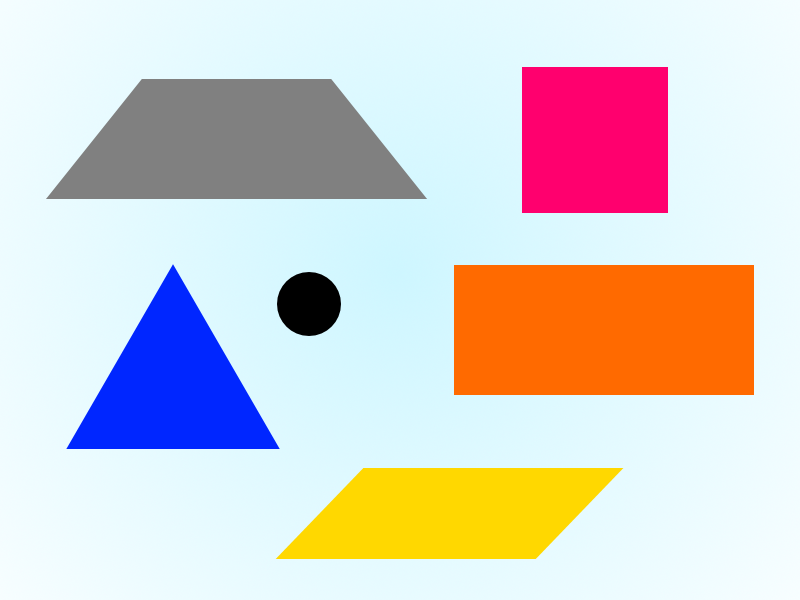
%> input picture img/5.png, 800 x 600 px
$ octave script.m   (GNU Octave 9; MATLAB toolbox functions it lacks are replaced by stand-ins)
%> lines starting %> are read from the running program, lines starting %| are printed output that depends on the picture; in (x1, y1, x2, y2) boxes, pixels count from 0 and x2, y2 are one past the last pixel; in counts of white or black regions, pixels touching at a corner belong together; the program's own positions count from 1
clc; % Clear the command window.
close all; % Close all figures (except those of imtool.)
imtool close all; % Close all imtool figures.
clear; % Erase all existing variables.
debugDisplay = 0;

%% Read image
originalImage = imread('img/5.png');
%> originalImage is the input picture: size 600x800x3 uint8; mean R, G, B 215.2, 206.6, 204.5
if debugDisplay == 1
  figure;
  imshow(originalImage);
  title('Original color Image');
end

%% Convert to grey
grayImage = rgb2gray(originalImage);
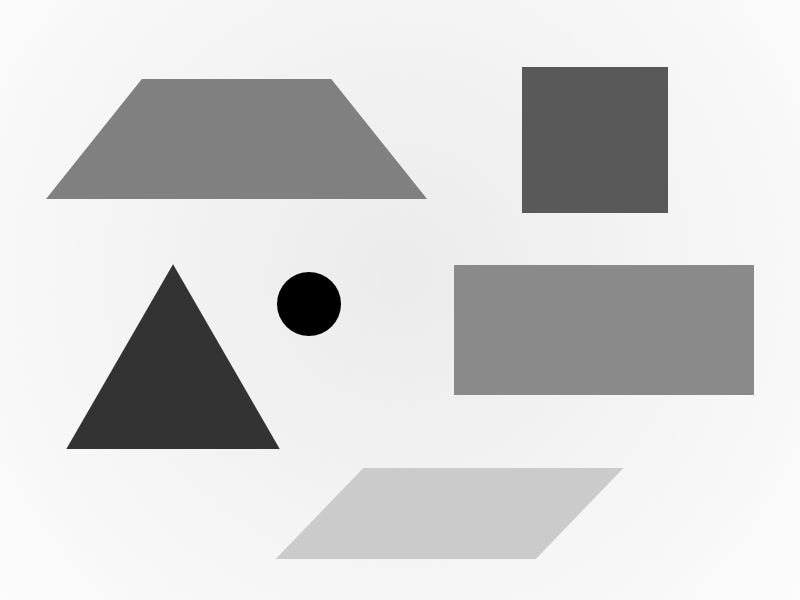
%> grayImage: size 600x800 uint8; min 0, max 252, mean 208.9
if debugDisplay == 1
  figure;
  imshow(grayImage);
  title('Converted to gray scale');
end

%% Binarize image
binarizedImage = imbinarize(grayImage, 0.9);
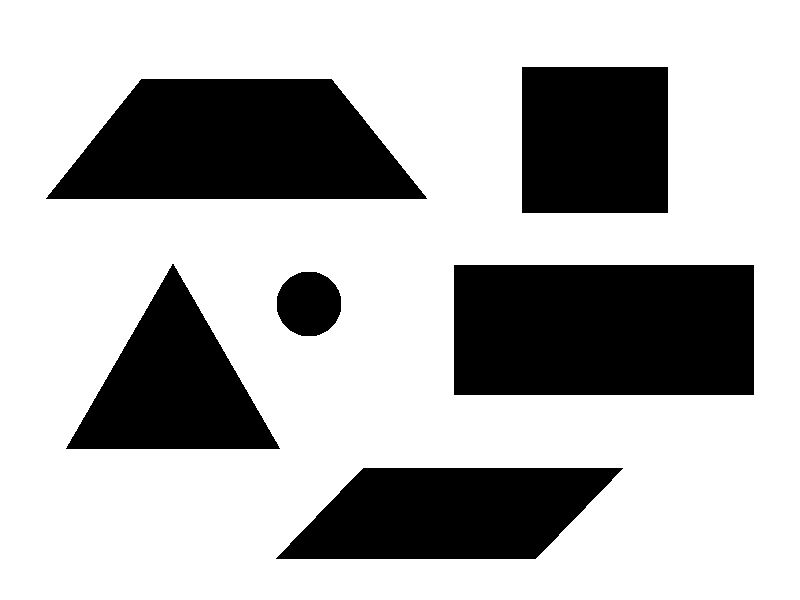
%> binarizedImage: size 600x800 logical; 70.5% white; 6 black regions
if debugDisplay == 1
  figure;
  imshow(binarizedImage);
  title('Converted to binary image');
end

%% Detect closed regions
[B, L] = bwboundaries(~ binarizedImage, 'noholes');
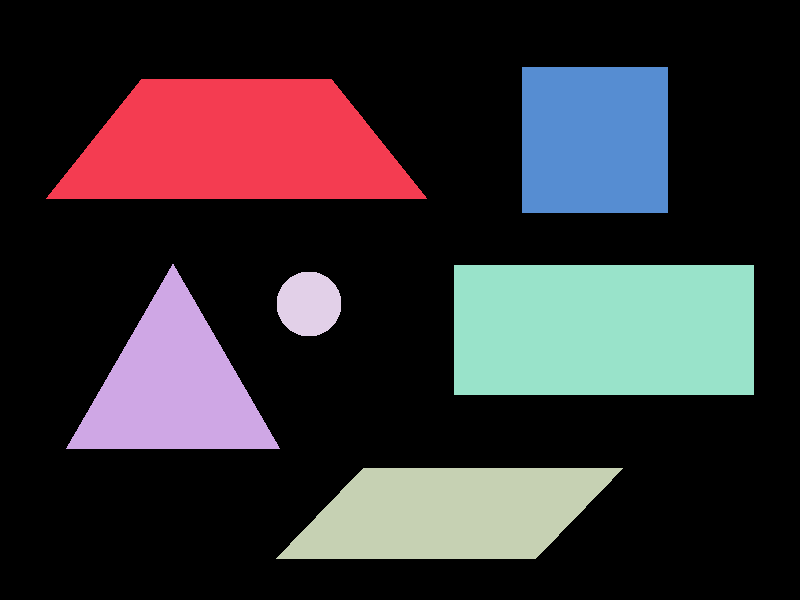
%> L: size 600x800 double; 7 distinct labels, from 0 to 6; one colour per label, 0 black
%> B = 6 boundaries; box (x1, y1, x2, y2) and points: (454, 265, 754, 395) 857, (46, 79, 427, 199) 809, (276, 468, 623, 559) 699, (66, 264, 280, 449) 583, (522, 67, 668, 213) 581, (277, 272, 341, 336) 181
if debugDisplay == 1
  figure;
  imshow(originalImage);
  hold on
  for k = 1:length(B)
    boundary = B{k};
    plot(boundary(:, 2), boundary(:, 1), 'red', 'LineWidth', 2)
  end
  title('Detected boundries of regions');
end

%% Get properties of detected regions
STATS = regionprops(L, 'Area', 'Centroid', 'Perimeter', 'Extent', 'BoundingBox');
%> STATS = 6 regions; largest, box (x1, y1, x2, y2), Area, Centroid, Extent and Perimeter: (454, 265, 754, 395) 39000 [604.5 330.5] 1 838.5, (46, 79, 427, 199) 34336 [237.1 146.2] 0.751 863.7, (276, 468, 623, 559) 23691 [450 514] 0.75 756.7, (522, 67, 668, 213) 21316 [595.5 140.5] 1 568
numberOfShapes = length(STATS);
%> numberOfShapes = 6

%% Calculate metric for each shape
for i = 1 : numberOfShapes
  STATS(i).Metric = 4 * 3.14 * STATS(i).Area / (STATS(i).Perimeter * STATS(i).Perimeter);
end
%> this loop made 6 passes
%> after the loop, STATS = 6 regions; largest, box (x1, y1, x2, y2), Area, Centroid, Extent, Perimeter and Metric: (454, 265, 754, 395) 39000 [604.5 330.5] 1 838.5 0.697, (46, 79, 427, 199) 34336 [237.1 146.2] 0.751 863.7 0.578, (276, 468, 623, 559) 23691 [450 514] 0.75 756.7 0.52, (522, 67, 668, 213) 21316 [595.5 140.5] 1 568 0.83

%% Analyze each figure properties
for i = 1 : numberOfShapes
  if (abs(STATS(i).BoundingBox(3) - STATS(i).BoundingBox(4)) < 0.1)
    if (abs(STATS(i).Extent) > 0.95)
      STATS(i).Shape = 'Square';
    elseif ((abs(STATS(i).Extent) > 0.70) && (abs(STATS(i).Metric) > 0.95))
      STATS(i).Shape = 'Circle';
    elseif ((abs(STATS(i).Extent) > 0.70) && (abs(STATS(i).Metric) > 0.70))
      STATS(i).Shape = 'Rhombus';
    else
      STATS(i).Shape = 'Triangle';
    end
  elseif (abs(STATS(i).BoundingBox(3) - STATS(i).BoundingBox(4)) > 0.1)
    if (abs(STATS(i).Extent) > 0.95)
      STATS(i).Shape = 'Rectangle';
    elseif ((abs(STATS(i).Extent) > 0.78) && (abs(STATS(i).Metric) > 0.64))
      STATS(i).Shape = 'Ellipsis';
    elseif (abs(STATS(i).Extent) < 0.6) && (0.65 > abs(STATS(i).Metric) && (abs(STATS(i).Metric) > 0.40))
      STATS(i).Shape = 'Triangle';
    elseif (abs(STATS(i).Metric) > 0.70)
      STATS(i).Shape = 'Rhombus';
    else
      STATS(i).Shape = 'Other2';
    end
  else
    STATS(i).Shape = 'Other1';
  end
end

%% Prepare results figure
figure;
imshow(originalImage),
title('Results');
hold on;

%% Display name of each shape
for i = 1 : numberOfShapes
  txtOffset = 25;
  txt = STATS(i).Shape;
  switch STATS(i).Shape
    case {'Rectangle', 'Rhombus'}
      txtOffset = 35;
    case {'Ellipsis', 'Triangle'}
      txtOffset = 30;
  end
  centroid = STATS(i).Centroid;
  t = text(centroid(1) - txtOffset, centroid(2), txt);
  t.Color = 'white';
  t.FontSize = 10;
  rectangle(...
    'Position', ...
    [STATS(i).BoundingBox(1) ...
    STATS(i).BoundingBox(2) ...
    STATS(i).BoundingBox(3) ...
    STATS(i).BoundingBox(4)], ...
    'EdgeColor', 'blue', ...
    'LineStyle', '--', ...
    'LineWidth', 1 ...
    );
end
%> this loop made 6 passes
%> (txtOffset, txt, centroid) on passes 1 to 6: (25, 'Other2', [237.1 146.2]), (30, 'Triangle', [173.6 387.6]), (25, 'Other2', [450 514]), (25, 'Circle', [309.5 304.5]), (35, 'Rectangle', [604.5 330.5]), (25, 'Square', [595.5 140.5])
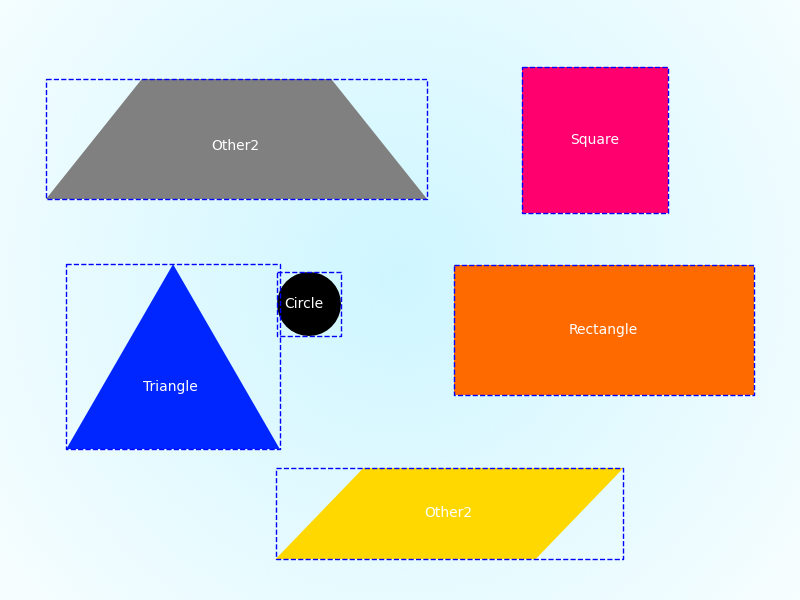
%> figure redrawn from the program's plot data; its title reads 'Results'

$ run again, with img/1.png copied over img/5.png
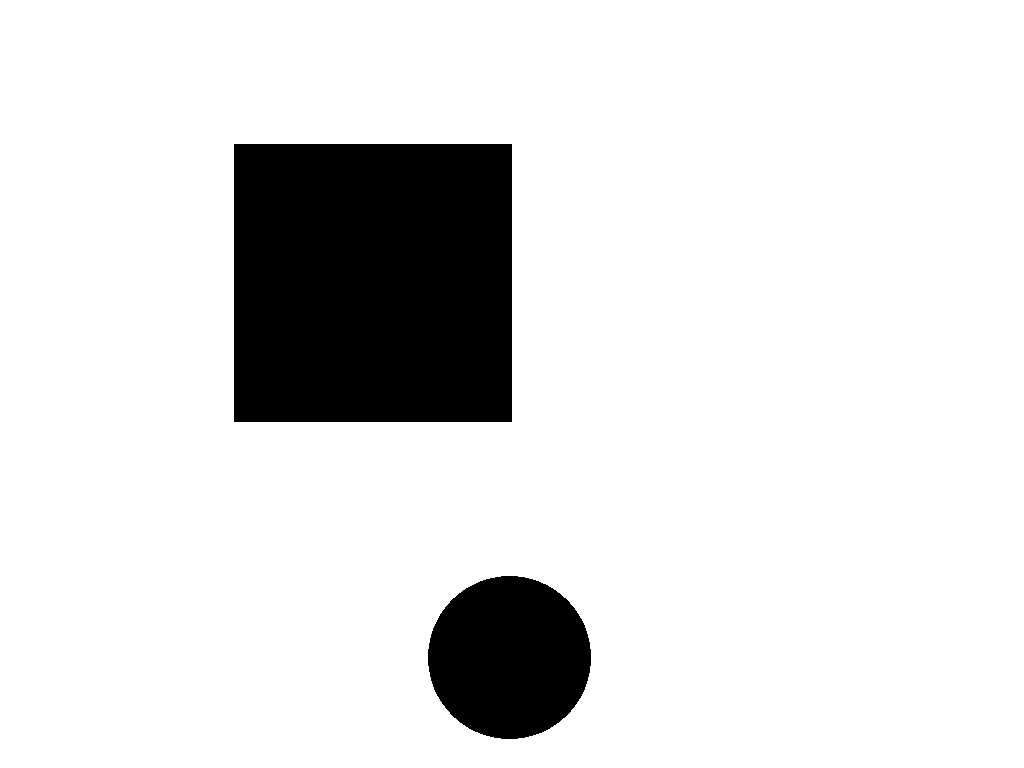
%> input picture img/1.png, 1024 x 768 px
%> originalImage is the input picture: size 768x1024x3 uint8; 87.5% white; 2 black regions, box (x1, y1, x2, y2) and area: (234, 144, 512, 422) 77284, (428, 576, 591, 739) 20847
%> binarizedImage: size 768x1024 logical; 87.5% white; 2 black regions
%> `[B, L] = bwboundaries(~ binarizedImage, 'noholes');`:
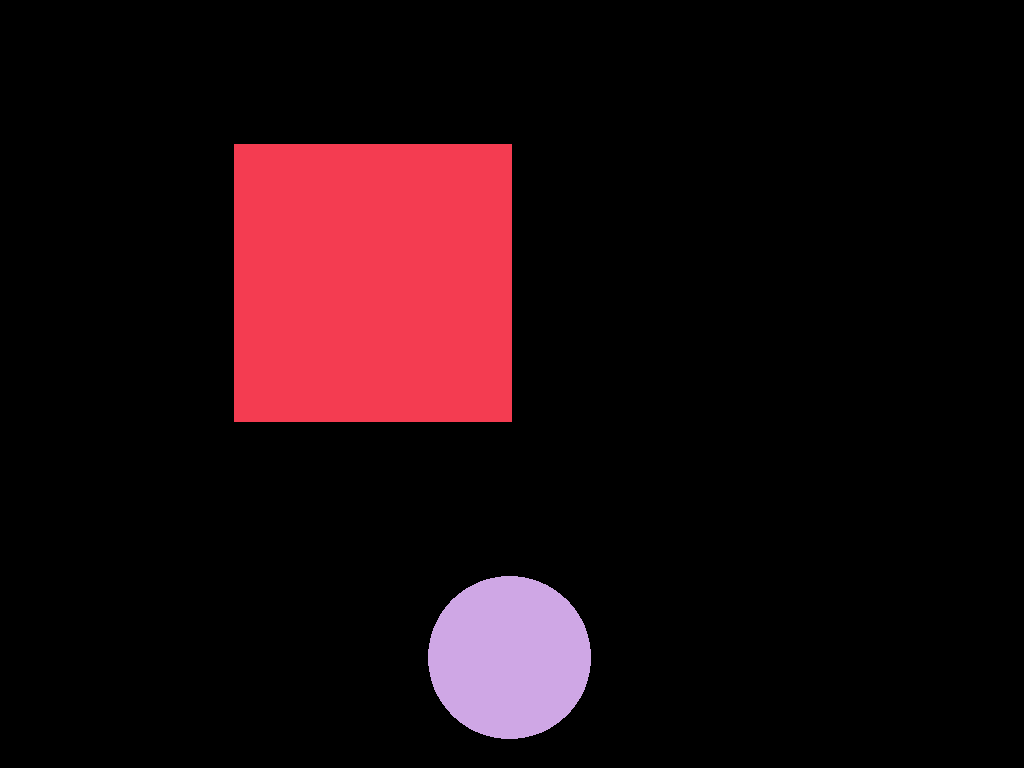
%> L: size 768x1024 double; 3 distinct labels, from 0 to 2; one colour per label, 0 black
%> B = 2 boundaries; box (x1, y1, x2, y2) and points: (234, 144, 512, 422) 1109, (428, 576, 591, 739) 461
%> `STATS = regionprops(L, 'Area', 'Centroid', 'Perimeter', 'Extent', 'Bou..`: STATS = 2 regions; box (x1, y1, x2, y2), Area, Centroid, Extent and Perimeter: (234, 144, 512, 422) 77284 [373.5 283.5] 1 1085.5, (428, 576, 591, 739) 20847 [510 658.1] 0.785 509.4
%> numberOfShapes = 2
%> the loop `for i = 1 : numberOfShapes` made 2 passes
%> after the loop `for i = 1 : numberOfShapes`: STATS = 2 regions; box (x1, y1, x2, y2), Area, Centroid, Extent, Perimeter and Metric: (234, 144, 512, 422) 77284 [373.5 283.5] 1 1085.5 0.824, (428, 576, 591, 739) 20847 [510 658.1] 0.785 509.4 1.01
%> the loop `for i = 1 : numberOfShapes` made 2 passes
%> (txtOffset, txt, centroid) on passes 1 to 2: (25, 'Square', [373.5 283.5]), (25, 'Circle', [510 658.1])
%> after the loop `for i = 1 : numberOfShapes`:
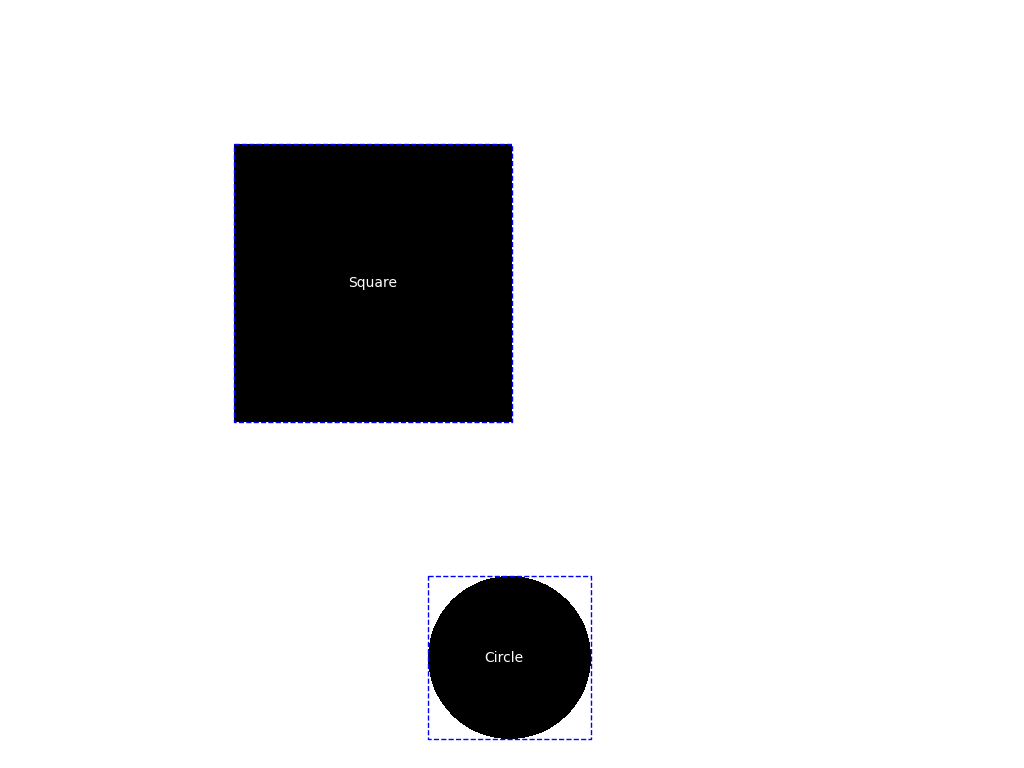
%> figure redrawn from the program's plot data; its title reads 'Results'

$ run again, with img/2.png copied over img/5.png
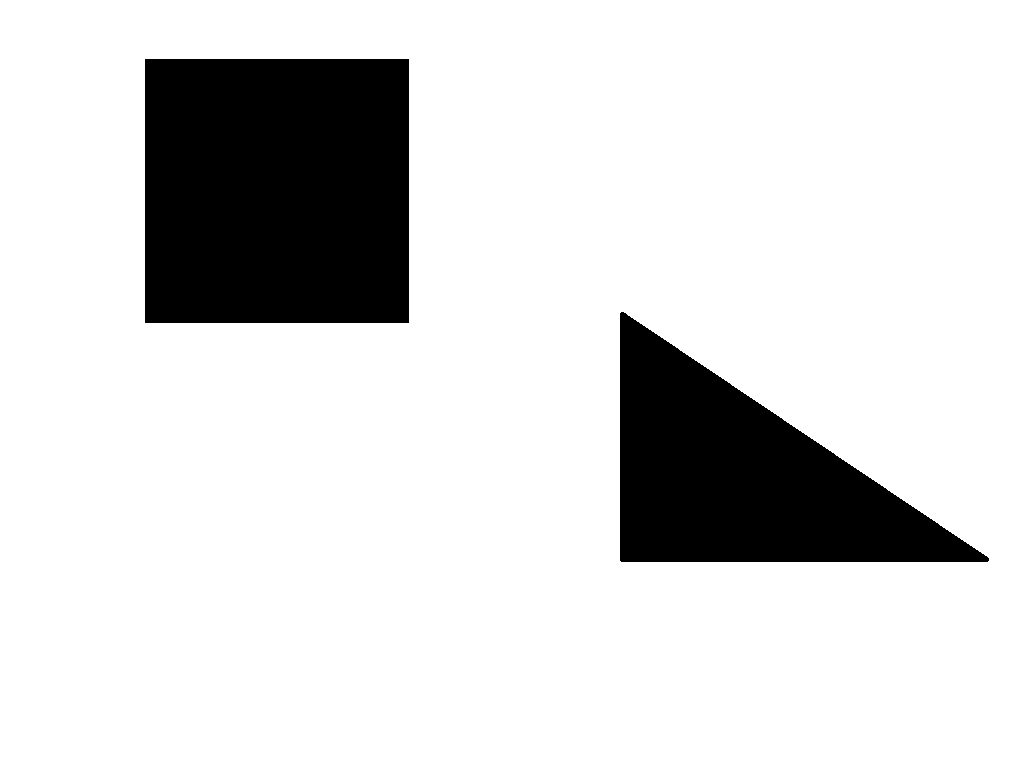
%> input picture img/2.png, 1024 x 768 px
%> originalImage is the input picture: size 768x1024x3 uint8; 85.1% white; 2 black regions, box (x1, y1, x2, y2) and area: (145, 59, 409, 323) 69696, (620, 312, 989, 562) 47236
%> binarizedImage: size 768x1024 logical; 85.1% white; 2 black regions
%> `[B, L] = bwboundaries(~ binarizedImage, 'noholes');`:
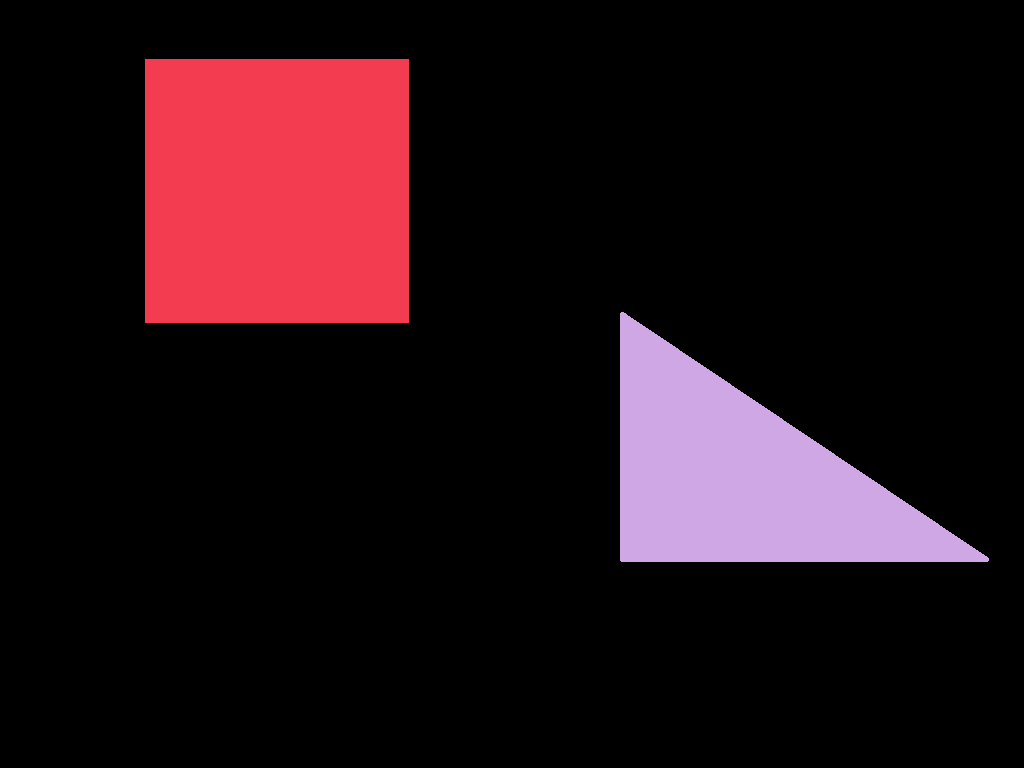
%> L: size 768x1024 double; 3 distinct labels, from 0 to 2; one colour per label, 0 black
%> B = 2 boundaries; box (x1, y1, x2, y2) and points: (145, 59, 409, 323) 1053, (620, 312, 989, 562) 986
%> `STATS = regionprops(L, 'Area', 'Centroid', 'Perimeter', 'Extent', 'Bou..`: STATS = 2 regions; box (x1, y1, x2, y2), Area, Centroid, Extent and Perimeter: (145, 59, 409, 323) 69696 [277.5 191.5] 1 1030.6, (620, 312, 989, 562) 47236 [745.4 478.4] 0.512 1049
%> numberOfShapes = 2
%> the loop `for i = 1 : numberOfShapes` made 2 passes
%> after the loop `for i = 1 : numberOfShapes`: STATS = 2 regions; box (x1, y1, x2, y2), Area, Centroid, Extent, Perimeter and Metric: (145, 59, 409, 323) 69696 [277.5 191.5] 1 1030.6 0.824, (620, 312, 989, 562) 47236 [745.4 478.4] 0.512 1049 0.539
%> the loop `for i = 1 : numberOfShapes` made 2 passes
%> (txtOffset, txt, centroid) on passes 1 to 2: (25, 'Square', [277.5 191.5]), (30, 'Triangle', [745.4 478.4])
%> after the loop `for i = 1 : numberOfShapes`:
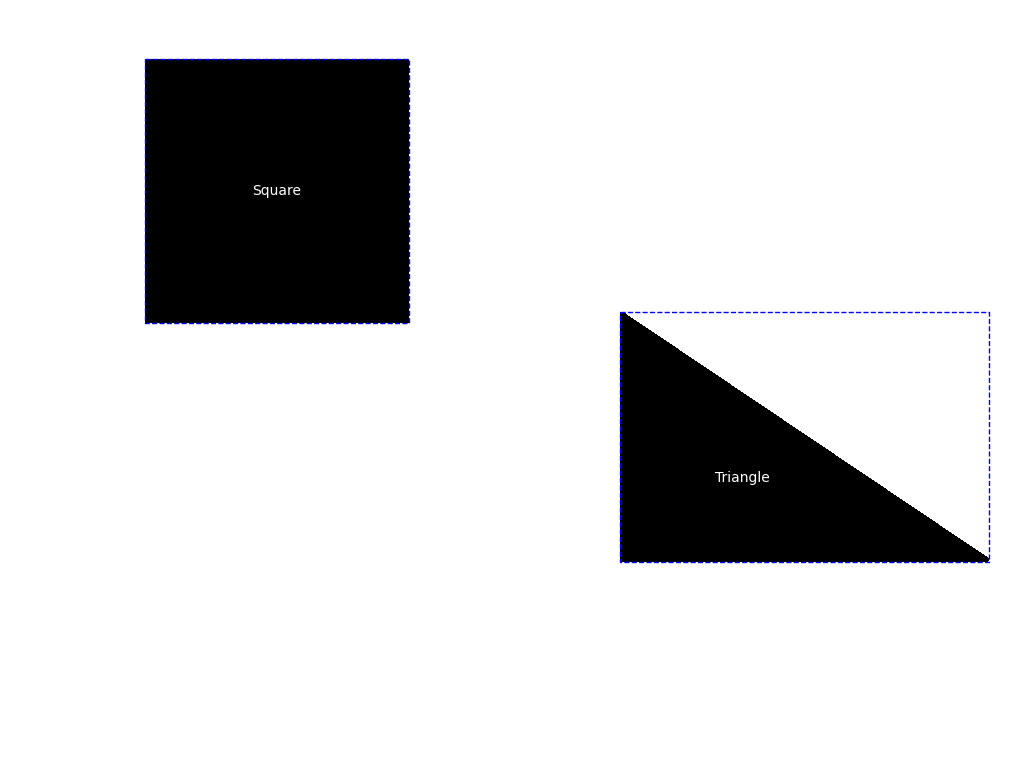
%> figure redrawn from the program's plot data; its title reads 'Results'
